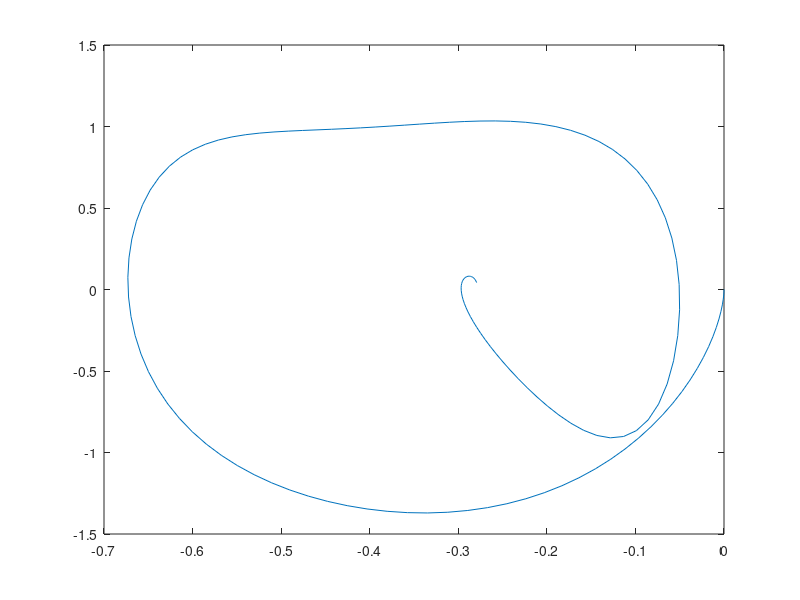
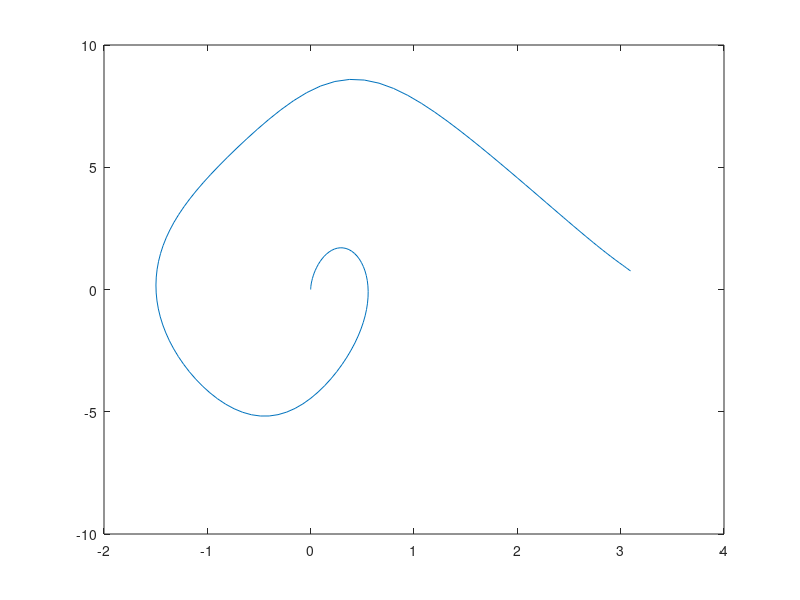

MATLAB code to generate these figures, in order: (Note: this script raises an error after producing the figures.)
function shooting_ilqr

    T = 2.5; %time horizon
    dt = 1/60;%time step
    N = floor(T/dt);% number of time steps
    nX = 4;%number of states
    nU = 1;%number of inputs
    
    t = zeros(1,N);%time
    x = zeros(nX,N);%state
    u = zeros(nU,N);%input
    
    %cartpole physical parameters
    param.mc = 10; 
    param.mp = 2; 
    param.l = 0.5; 
    param.g = 9.8;
    param.b=0.1;
    param.d=0.1;
    
    %initial conditions
    x0= [0;0;0;0];
    
    xtraj=zeros(nX,N);%state-trajectory
    utraj=zeros(nU,N);%input-trajectory
    ktraj= zeros(nU,N);%gain-trajectory
    Ktraj = zeros(nU,nX,N);%gain-trajectory

    % fill
    % For the case where the angular velocity at the vertex is too high:
    % 
    Q = diag([0.1, 0.01, 0.01, 0.01]);% cost
    Qf = diag([10, 500, 1, 2]);% final cost
    R = 0.001;% input cost

    xd = [0;pi;0;0];%desired state
    
    %call iterative lqr
    [xtraj, utraj, ktraj, Ktraj] =ilqr(x0, xtraj, utraj, ktraj, Ktraj,N,dt,param,Q, R, Qf,xd);
    
    x(:,1)=[0;0;0;0];
    
    %simulate the cart-pole system
    for k =1:N-1
        x(:,k+1)=x(:,k)+ (cartpole_dynamics(t(k),x(:,k),utraj(:,k),param))*dt;
        t(k+1) = t(k)+dt;
    end
    
    %draw the cartpole system
    for k =1:N
        draw_cartpole(t(k),x(:,k),param);
        drawnow;
    end  
    x(:,N)
    %-------------------------------
    % Animate and record video
    %-------------------------------
    fprintf('Animating solution...\n');
    figure(25); clf;
    
    v = VideoWriter('ilqr.mp4', 'MPEG-4');
    v.FrameRate = round(1/dt);  
    v.Quality   = 100;   
    open(v);
    
    for k = 1:N
        draw_cartpole(t(k), x(:,k), param); 
        frame = getframe(gcf); 
        writeVideo(v, frame); 
        drawnow;
    end
    
    close(v);
    fprintf('Video saved as ilqr.mp4\n');
end

%==========================================================================
%   iterativeLQR function
%==========================================================================
function [xtraj, utraj, ktraj, Ktraj] = ilqr(x0, xtraj, utraj, ktraj, Ktraj,N,dt,param, Q, R, Qf,xd)
    J=1e6;
    Jlast = J;
    for i=1:1000
        [xtraj, utraj, J]=forward_pass(x0, xtraj, utraj, ktraj, Ktraj, N, dt,param,Q,R,Qf,xd,J);
        [Ktraj, ktraj]=backward_pass(xtraj, utraj, ktraj, Ktraj, Q, R, Qf, xd, param,N,dt);
        figure(1)
        plot(xtraj(1,:),xtraj(2,:))
        if abs(J-Jlast) < 0.0001
            break;
        end
        Jlast = J;
    end
        figure(1)
        plot(xtraj(1,:),xtraj(3,:))
        figure(2)
        plot(xtraj(2,:),xtraj(4,:))
end

%==========================================================================
%   get Q-terms (fill in)
%==========================================================================
function [Qx, Qu, Qxx, Qux, Quu]= Q_terms (gx, gu, gxx, gux,guu, fx, fu, Vx, Vxx)
    
    % fill in
    Qx = gx + fx' * Vx;
    Qu = gu + fu' * Vx;
    Qxx = gxx + fx' * Vxx * fx;
    Qux = gux + fu' * Vxx * fx;
    Quu = guu + fu' * Vxx * fu;
end

%==========================================================================
%   get gains (fill in)
%==========================================================================
function [K, v]= gains(Qx,Qu,Qxx,Qux,Quu)
    v = -inv(Quu) * Qu;
    K = -inv(Quu) * Qux;
end

%==========================================================================
%   get V terms (fill in)
%==========================================================================
function [Vx, Vxx] = Vterms (Qx,Qu,Qxx,Qux,Quu,K,k)
    Vx = Qx - Qux' * inv(Quu) * Qu;
    Vxx = Qxx - Qux' * inv(Quu) * Qux;
end

%==========================================================================
%   compute backward pass
%==========================================================================
function [Ktraj, ktraj] = backward_pass(xtraj, utraj, ktraj, Ktraj, Q, R, Qf, xd,param,N,dt)
   
    % fill in
    % Set terminal value function derivatives using the final cost:
    Vxx = Qf;                    % Vxx,N = Qf
    Vx = Qf * (xtraj(:,N) - xd);  % Vx,N = Qf*(x_N - xd)

    for i=N-1:-1:1
        [gx, gu, gxx, gux, guu] = cost_gradients(xtraj(:,i),utraj(:,i),xd,Q,R);
        
        %fill in cartpole gradients
        % Compute continuous-time Jacobians at time step i:
        [fx_cont, fu_cont] = cartpole_grads(0, xtraj(:,i), utraj(:,i), param);

        fu = dt * fu_cont;
        fx = eye(length(xtraj(:,i))) + dt * fx_cont;

        [Qx, Qu, Qxx, Qux, Quu]= Q_terms (gx, gu, gxx, gux, guu, fx, fu, Vx, Vxx);
        [Ktraj(:,:,i), ktraj(:,i)]= gains(Qx,Qu,Qxx,Qux,Quu);
        [Vx, Vxx] = Vterms (Qx,Qu,Qxx,Qux,Quu,Ktraj(:,:,i), ktraj(:,i));
    end
end

%==========================================================================
%   cost function
%==========================================================================
function J = cost(x,u,Q,R)

J = 0.5*x'*Q*x + 0.5*u'*R*u;

end

%==========================================================================
%   final cost function
%==========================================================================
function Jf = final_cost(x,u,xd,Qf)
Jf = 0.5*(x-xd)'*Qf*(x-xd);
end

%==========================================================================
%   final cost gradients (fill in)
%==========================================================================
function [gx, gu, gxx, gux, guu] = final_cost_gradients(x,u,xd,Qf)
    gx = Qf * (x - xd);
    gu = zeros(size(u));
    gxx = Qf;
    gux = zeros(size(u,1), length(x));
    guu = zeros(size(u,1), size(u,1));
end

%==========================================================================
%   cost gradients (fill in)
%==========================================================================
function [gx, gu, gxx, gux, guu] = cost_gradients(x,u,xd,Q,R)
    gx = Q * x;
    gu = R * u;
    gxx = Q;
    gux = zeros(size(u,1), length(x)); % no cross–terms
    guu = R;
end

%==========================================================================
%   forward pass
%==========================================================================
function [xtraj, utraj, J] = forward_pass(x0, xtraj0, utraj0, ktraj, Ktraj, N, dt,param,Q,R,Qf,xd,J0)
    J = 1e7;
    alpha = 10;
    while(J0<J)
        t = 0;
        x = x0;
        J = 0;
        for i=1:N-1
            xtraj(:,i) = x;
            
            % fill in
             u = utraj0(:,i) + alpha * ktraj(:,i) + Ktraj(:,:,i) * (x - xtraj0(:,i));

            utraj(:,i) = u;%save forward pass input
            J = J+cost(x,utraj(:,i),Q,R);%compute cost of current iteration
            xdot = cartpole_dynamics(t,x,utraj(:,i),param);%compute cartpole derivatives
            t = t + dt;%increment time step
            x=x+xdot*dt;%integrate state    
        end
        xtraj(:,N) = x;
        J = J+final_cost(x,u,xd,Qf)%compute total cost
        J0
        alpha = alpha/2% linesearch if cost wasn't minimized
    end
end

%==========================================================================
%   cart pole dynamics
%==========================================================================
function xdot=cartpole_dynamics(t,x,u,param)

mc = param.mc;
mp = param.mp;
l = param.l;
g=param.g;
b=param.b;
d=param.d;

x1=x(1);
x2=x(2);
x3=x(3);
x4=x(4);

s = sin(x(2)); c = cos(x(2));

xdot(1,:)=x(3);
xdot(2,:)=x(4);
xdot(3,:) = [u-b*x3+d*x4*c/l+ mp*s*(l*x4^2 + g*c)]/[mc+mp*s^2];
xdot(4,:) =[-u*c+b*x3*c-d*(mc+mp)*x4/(mp*l) - mp*l*x4^2*c*s - (mc+mp)*g*s/(mp*l)]/[l*(mc+mp*s^2)];

end

%==========================================================================
%   cart pole gradients
%==========================================================================
function [dfdx, dfdu]=cartpole_grads(t,x,u,param)

mc = param.mc;
mp = param.mp;
l = param.l;
g = param.g;
b = param.b;
d=param.d;

x1=x(1);
x2=x(2);
x3=x(3);
x4=x(4);

s=sin(x(2));
c=cos(x(2));


dfdx(1,1)=0;
dfdx(1,2)=0;
dfdx(1,3)=1;
dfdx(1,4)=0;

dfdx(2,1)=0;
dfdx(2,2)=0;
dfdx(2,3)=0;
dfdx(2,4)=1;

df3dx1 =0;
  
df3dx2 =- (g*mp*sin(x2)^2 - mp*cos(x2)*(l*x4^2 + g*cos(x2)) + (d*x4*sin(x2))/l)/(mp*sin(x2)^2 + mc) - (2*mp*cos(x2)*sin(x2)*(u - b*x3 + mp*sin(x2)*(l*x4^2 + g*cos(x2)) + (d*x4*cos(x2))/l))/(mp*sin(x2)^2 + mc)^2;
  
df3dx3 =-b/(mp*sin(x2)^2 + mc);
  
df3dx4 =((d*cos(x2))/l + 2*l*mp*x4*sin(x2))/(mp*sin(x2)^2 + mc);
  
df4dx1 =0;
  
df4dx2 =(2*mp*cos(x2)*sin(x2)*(l*mp*cos(x2)*sin(x2)*x4^2 + (d*(mc + mp)*x4)/(l*mp) + u*cos(x2) - b*x3*cos(x2) + (g*sin(x2)*(mc + mp))/(l*mp)))/(l*(mp*sin(x2)^2 + mc)^2) - (b*x3*sin(x2) - u*sin(x2) + l*mp*x4^2*cos(x2)^2 - l*mp*x4^2*sin(x2)^2 + (g*cos(x2)*(mc + mp))/(l*mp))/(l*(mp*sin(x2)^2 + mc));
  
df4dx3 =(b*cos(x2))/(l*(mc - mp*(cos(x2)^2 - 1)));
  
df4dx4 =-((d*(mc + mp))/(l*mp) + l*mp*x4*sin(2*x2))/(l*(mp*sin(x2)^2 + mc));
  
df3du =1/(mp*sin(x2)^2 + mc);
  
df4du =-cos(x2)/(l*(mc - mp*(cos(x2)^2 - 1)));

dfdx(3,1) =df3dx1;
dfdx(3,2) =df3dx2;
dfdx(3,3) =df3dx3;
dfdx(3,4) =df3dx4;

dfdx(4,1) =df4dx1;
dfdx(4,2) =df4dx2;
dfdx(4,3) =df4dx3;
dfdx(4,4) =df4dx4;

dfdu=[0;0;df3du;df4du];


end

%==========================================================================
%   draw the cart-pole
%==========================================================================
function draw_cartpole(t,x,param)
      l=param.l;
      persistent hFig base a1 raarm wb lwheel rwheel;
      if (isempty(hFig))
        hFig = figure(25);
        set(hFig,'DoubleBuffer', 'on');
        
        a1 = l+0.25;
        av = pi*[0:.05:1];
        theta = pi*[0:0.05:2];
        wb = .3; hb=.15;
        aw = .01;
        wheelr = 0.05;
        lwheel = [-wb/2 + wheelr*cos(theta); -hb-wheelr + wheelr*sin(theta)]';
        base = [wb*[1 -1 -1 1]; hb*[1 1 -1 -1]]';
        arm = [aw*cos(av-pi/2) -a1+aw*cos(av+pi/2)
          aw*sin(av-pi/2) aw*sin(av+pi/2)]';
        raarm = [(arm(:,1).^2+arm(:,2).^2).^.5, atan2(arm(:,2),arm(:,1))];
      end
      
      figure(hFig); cla; hold on; view(0,90);
      patch(x(1)+base(:,1), base(:,2),0*base(:,1),'b','FaceColor',[.3 .6 .4])
      patch(x(1)+lwheel(:,1), lwheel(:,2), 0*lwheel(:,1),'k');
      patch(x(1)+wb+lwheel(:,1), lwheel(:,2), 0*lwheel(:,1),'k');
      patch(x(1)+raarm(:,1).*sin(raarm(:,2)+x(2)-pi),-raarm(:,1).*cos(raarm(:,2)+x(2)-pi), 1+0*raarm(:,1),'r','FaceColor',[.9 .1 0])
      plot3(x(1)+l*sin(x(2)), -l*cos(x(2)),1, 'ko',...
        'MarkerSize',10,'MarkerFaceColor','b')
      plot3(x(1),0,1.5,'k.')
      title(['t = ', num2str(t,'%.2f') ' sec']);
      set(gca,'XTick',[],'YTick',[])
      
      axis image;
      axis([-2.5 2.5 -2.5*l 2.5*l]);
      drawnow;
    end